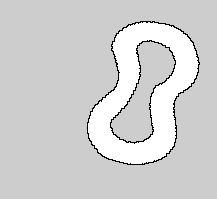
#> input picture Raceline-Optimization/maps/eight_200px.png, 217 x 199 px; its folder holds 4 pictures in this run
$ jupyter execute --allow-errors map_converter.ipynb
#> lines starting #> are read from the running program, lines starting #| are printed output that depends on the picture; after the words box and inside, x2 and y2 are one past the last pixel; in counts of white or black regions, pixels touching at a corner belong together
# Map Converter
This is a Jupyter Notebook to Convert a `.png` or `.pgm` + `.yaml` of a map into a `.csv` that can be fed into the TUMFTM functions.

High Level Steps:
1. Get the Euclidean Distance Transform of the map
2. Apply skeletonization to the map to extract centerlines
3. Run DFS to extract the centerline xy coordinates in order
4. Apply the transformations to go from pixel to meter coordinate frame

Map Conditions:
- Map edges should be well defined, inside should be white, walls are black and outside is grey

[cell 1]
import numpy as np
from skimage.morphology import skeletonize
import matplotlib.pyplot as plt
import yaml
import scipy
from scipy.ndimage import distance_transform_edt as edt
from PIL import Image
import os

[cell 2]
MAP_NAME = "eight_200px"

TRACK_WIDTH_MARGIN = 0.0 # Extra Safety margin, in meters

[cell 3]
# Modified from https://github.com/CL2-UWaterloo/Head-to-Head-Autonomous-Racing/blob/main/gym/f110_gym/envs/laser_models.py
# load map image

if os.path.exists(f"maps/{MAP_NAME}.png"):
    map_img_path = f"maps/{MAP_NAME}.png"
elif os.path.exists(f"maps/{MAP_NAME}.pgm"):
    map_img_path = f"maps/{MAP_NAME}.pgm"
else:
    raise Exception("Map not found!")

map_yaml_path = f"maps/{MAP_NAME}.yaml"
raw_map_img = np.array(Image.open(map_img_path).transpose(Image.FLIP_TOP_BOTTOM))
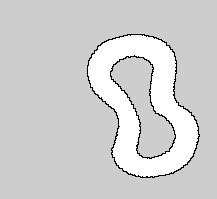
#> raw_map_img: shape (199, 217, 4); mean R, G, B, A 209, 209, 209, 255
raw_map_img = raw_map_img.astype(np.float64)

# convert to grayscale
if len(raw_map_img.shape) > 2:
    raw_map_img = raw_map_img[:, :, 0]
#> raw_map_img: shape (199, 217) float64

plt.figure(figsize=(10, 10))
plt.imshow(raw_map_img, cmap='gray', origin='lower')

[cell 4]
# grayscale -> binary. Converts grey to black
map_img = raw_map_img.copy()
map_img[map_img <= 210.] = 0
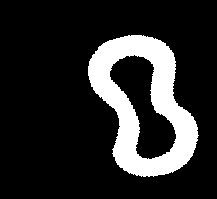
#> map_img: shape (199, 217) float64; 16.8% white; 1 white region, box (x1, y1, x2, y2) and area: (88, 35, 199, 177) 7249
map_img[map_img > 210.] = 1
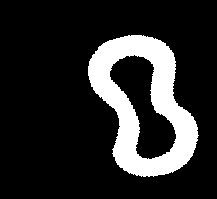
#> map_img: shape (199, 217) float64; values 0 (black) and 1 (white), 16.8% white; 1 white region, box (x1, y1, x2, y2) and area: (88, 35, 199, 177) 7249

map_height = map_img.shape[0]
#> map_height = 199
# map_width = map_img.shape[1]
map_img
plt.figure(figsize=(10, 10))
plt.imshow(map_img, cmap='gray', origin='lower')

[cell 5]
plt.figure(figsize=(10, 10))
# Calculate Euclidean Distance Transform (tells us distance to nearest wall)
dist_transform = scipy.ndimage.distance_transform_edt(map_img)
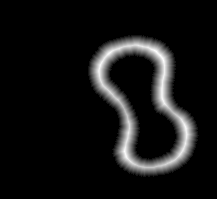
#> dist_transform: shape (199, 217) float64; min 0, max 11.7, mean 0.914; drawn with min black and max white
plt.imshow(dist_transform, cmap='gray', origin='lower')

[cell 6]
# Threshold the distance transform to create a binary image
THRESHOLD = 0.27 # You should play around with this number. Is you say hairy lines generated, either clean the map so it is more curvy or increase this number
centers = dist_transform > THRESHOLD*dist_transform.max()
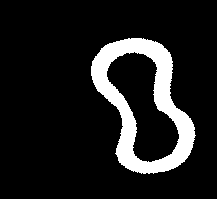
#> centers: shape (199, 217) bool; 12.1% white; 1 white region, box (x1, y1, x2, y2) and area: (91, 38, 196, 174) 5215
plt.figure(figsize=(10, 10))
plt.imshow(centers, origin='lower', cmap='gray')

[cell 7]
plt.figure(figsize=(10, 10))
centerline = skeletonize(centers)
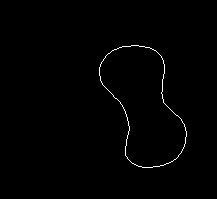
#> centerline: shape (199, 217) bool; 0.72% white in thin lines or dots, all inside (x1, y1, x2, y2) = (99, 45, 187, 168)
plt.imshow(centerline, origin='lower', cmap='gray')

[cell 8]
# The centerline has the track width encoded
plt.figure(figsize=(10, 10))
centerline_dist = np.where(centerline, dist_transform, 0)
plt.imshow(centerline_dist, origin='lower', cmap='gray')

[cell 9]
LEFT_START_Y = map_height // 2
#> LEFT_START_Y = 99

[cell 10]
NON_EDGE = 0.0
# Use DFS to extract the outer edge
left_start_y = LEFT_START_Y
#> left_start_y = 99
left_start_x = 0
while (centerline_dist[left_start_y][left_start_x] == NON_EDGE):
	left_start_x += 1
#> this loop made 117 passes
#> after the loop, left_start_x = 117

print(f"Starting position for left edge: {left_start_x} {left_start_y}")
#| Starting position for left edge: 117 99

[cell 11]
# Run DFS
import sys
sys.setrecursionlimit(20000)

visited = {}
centerline_points = []
track_widths = []
# DIRECTIONS = [(0, 1), (1, 0), (0, -1), (-1, 0), (1, 1), (1, -1), (-1, 1), (-1, -1)]
# If you want the other direction first
DIRECTIONS = [(0, -1), (-1, 0),  (0, 1), (1, 0), (-1, 1), (-1, -1), (1, 1), (1, -1) ]

starting_point = (left_start_x, left_start_y)
#> starting_point = (117, 99)

def dfs(point):
#> called with point = (117, 99)
	if (point in visited): return
	visited[point] = True
	centerline_points.append(np.array(point))
	track_widths.append(np.array([centerline_dist[point[1]][point[0]], centerline_dist[point[1]][point[0]]]))

	for direction in DIRECTIONS:
		if (centerline_dist[point[1] + direction[1]][point[0] + direction[0]] != NON_EDGE and (point[0] + direction[0], point[1] + direction[1]) not in visited):
			dfs((point[0] + direction[0], point[1] + direction[1]))

dfs(starting_point)

[cell 12]
fig, (ax1,ax2,ax3, ax4) = plt.subplots(1, 4, figsize=(20,5))
ax1.axis('off')
ax2.axis('off')
ax3.axis('off')
ax4.axis('off')

centerline_img = np.zeros(map_img.shape)
for x,y in centerline_points[:len(centerline_points)//10]:
	centerline_img[y][x] = 255
#> this loop made 31 passes
#> (x, y) on passes 1 to 12: (117, 99), (116, 98), (115, 98), (114, 97), (113, 96), (113, 95), (112, 94), (111, 93), (110, 92), (109, 91), (108, 90), (107, 89)
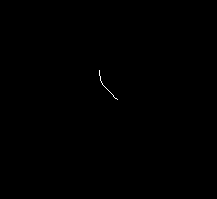
#> centerline_img: shape (199, 217) float64; 0.07% white in thin lines or dots, all inside (x1, y1, x2, y2) = (99, 70, 118, 100)
ax1.imshow(centerline_img, cmap='Greys', vmax=1, origin='lower')
ax1.set_title("First 10% points")

centerline_img = np.zeros(map_img.shape)
for x,y in centerline_points[:len(centerline_points)//4]:
	centerline_img[y][x] = 255
#> this loop made 77 passes
#> centerline_img: shape (199, 217) float64; 0.18% white in thin lines or dots, all inside (x1, y1, x2, y2) = (99, 45, 138, 100)
ax2.imshow(centerline_img, cmap='Greys', vmax=1, origin='lower')
ax2.set_title("First 25% points")

centerline_img = np.zeros(map_img.shape)
for x,y in centerline_points[:int(len(centerline_points)/1.4)]:
	centerline_img[y][x] = 255
#> this loop made 222 passes
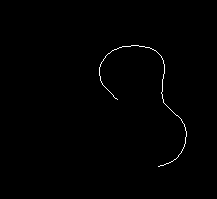
#> centerline_img: shape (199, 217) float64; 0.51% white in thin lines or dots, all inside (x1, y1, x2, y2) = (99, 45, 187, 167)
ax3.imshow(centerline_img, cmap='Greys', vmax=1, origin='lower')
ax3.set_title("First 50% points")

centerline_img = np.zeros(map_img.shape)
for x,y in centerline_points:
	centerline_img[y][x] = 1000
#> this loop made 311 passes
ax4.imshow(centerline_img, cmap='Greys', vmax=1, origin='lower')
ax4.set_title("All points")
fig.tight_layout()

# Conversion
Convert into Pandas, and go from pixels to meters, and then shift by the origin.

[cell 13]
track_widths
#> Out = 311 pairs, first value 8.06 to 11.7, second value 8.06 to 11.7

[cell 14]
track_widths_np = np.array(track_widths)
#> track_widths_np has the same summary as Out
waypoints = np.array(centerline_points)
#> waypoints = 311 pairs, first value 99 to 186, second value 45 to 167
print(f"Track widths shape: {track_widths_np.shape}, waypoints shape: {waypoints.shape}")
#| Track widths shape: (311, 2), waypoints shape: (311, 2)

[cell 15]
# Merge track with waypoints
data = np.concatenate((waypoints, track_widths_np), axis=1)
#> data = 311 rows, first 6: [117, 99, 9.85, 9.85], [116, 98, 9.43, 9.43], [115, 98, 9.22, 9.22], [114, 97, 9.22, 9.22], [113, 96, 9.43, 9.43], [113, 95, 9.43, 9.43]
data.shape
#> Out = (311, 4)
